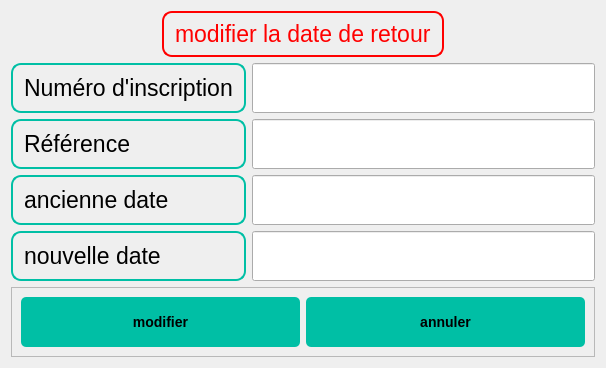
<?xml version="1.0" encoding="UTF-8"?>
<ui version="4.0">
 <class>Dialog</class>
 <widget class="QDialog" name="Dialog">
  <property name="geometry">
   <rect>
    <x>0</x>
    <y>0</y>
    <width>606</width>
    <height>368</height>
   </rect>
  </property>
  <property name="windowTitle">
   <string>Dialog</string>
  </property>
  <layout class="QGridLayout" name="gridLayout">
   <item row="1" column="0">
    <widget class="QLabel" name="label_2">
     <property name="font">
      <font>
       <family>Arial,sans-serif</family>
       <pointsize>17</pointsize>
      </font>
     </property>
     <property name="styleSheet">
      <string notr="true">QLabel {
  background-color: none;
  border: 2px solid #00BFA5;
  border-radius: 10px;
  padding: 5px;
  color: #000000;
  font-size: 17pt;
  font-family: Arial, sans-serif;
}
</string>
     </property>
     <property name="text">
      <string>Numéro d'inscription</string>
     </property>
    </widget>
   </item>
   <item row="4" column="0">
    <widget class="QLabel" name="label_5">
     <property name="font">
      <font>
       <family>Arial,sans-serif</family>
       <pointsize>17</pointsize>
      </font>
     </property>
     <property name="styleSheet">
      <string notr="true">QLabel {
  background-color: none;
  border: 2px solid #00BFA5;
  border-radius: 10px;
  padding: 5px;
  color: #000000;
  font-size: 17pt;
  font-family: Arial, sans-serif;
}
</string>
     </property>
     <property name="text">
      <string>ancienne date</string>
     </property>
    </widget>
   </item>
   <item row="1" column="1">
    <widget class="QLineEdit" name="lineEdit">
     <property name="minimumSize">
      <size>
       <width>0</width>
       <height>50</height>
      </size>
     </property>
    </widget>
   </item>
   <item row="0" column="0" colspan="2" alignment="Qt::AlignHCenter">
    <widget class="QLabel" name="label">
     <property name="font">
      <font>
       <family>Arial,sans-serif</family>
       <pointsize>17</pointsize>
      </font>
     </property>
     <property name="styleSheet">
      <string notr="true">
QLabel {
  background-color: none;
  border: 2px solid red;
  border-radius: 10px;
  padding: 5px;
  color: red;
  font-size: 17pt;
  font-family: Arial, sans-serif;
  

}
</string>
     </property>
     <property name="text">
      <string>modifier la date de retour</string>
     </property>
    </widget>
   </item>
   <item row="5" column="1">
    <widget class="QLineEdit" name="lineEdit_4">
     <property name="minimumSize">
      <size>
       <width>0</width>
       <height>50</height>
      </size>
     </property>
    </widget>
   </item>
   <item row="3" column="1">
    <widget class="QLineEdit" name="lineEdit_2">
     <property name="minimumSize">
      <size>
       <width>0</width>
       <height>50</height>
      </size>
     </property>
    </widget>
   </item>
   <item row="4" column="1">
    <widget class="QLineEdit" name="lineEdit_3">
     <property name="minimumSize">
      <size>
       <width>0</width>
       <height>50</height>
      </size>
     </property>
    </widget>
   </item>
   <item row="3" column="0">
    <widget class="QLabel" name="label_3">
     <property name="font">
      <font>
       <family>Arial,sans-serif</family>
       <pointsize>17</pointsize>
      </font>
     </property>
     <property name="styleSheet">
      <string notr="true">QLabel {
  background-color: none;
  border: 2px solid #00BFA5;
  border-radius: 10px;
  padding: 5px;
  color: #000000;
  font-size: 17pt;
  font-family: Arial, sans-serif;
}
</string>
     </property>
     <property name="text">
      <string>Référence</string>
     </property>
    </widget>
   </item>
   <item row="5" column="0">
    <widget class="QLabel" name="label_4">
     <property name="font">
      <font>
       <family>Arial,sans-serif</family>
       <pointsize>17</pointsize>
      </font>
     </property>
     <property name="styleSheet">
      <string notr="true">QLabel {
  background-color: none;
  border: 2px solid #00BFA5;
  border-radius: 10px;
  padding: 5px;
  color: #000000;
  font-size: 17pt;
  font-family: Arial, sans-serif;
}
</string>
     </property>
     <property name="text">
      <string>nouvelle date</string>
     </property>
    </widget>
   </item>
   <item row="6" column="0" colspan="2">
    <widget class="QFrame" name="frame">
     <property name="frameShape">
      <enum>QFrame::StyledPanel</enum>
     </property>
     <property name="frameShadow">
      <enum>QFrame::Raised</enum>
     </property>
     <layout class="QGridLayout" name="gridLayout_2">
      <item row="0" column="0">
       <widget class="QPushButton" name="pushButton">
        <property name="minimumSize">
         <size>
          <width>0</width>
          <height>50</height>
         </size>
        </property>
        <property name="styleSheet">
         <string notr="true">/* Buttons */
QPushButton {
    font-family: &quot;Arial&quot;, sans-serif;
    font-size: 14px;
    font-weight: bold;
    color: #000000; /* Black text color */
    background-color: #00BFA5; /* Teal button background color */
    border: none;
    border-radius: 5px;
    padding: 8px 16px;
    text-align: center; /* Center align button text */
    text-transform: uppercase; /* Uppercase button text */
}

QPushButton:hover {
    background-color: #009980; /* Darker teal button background color on hover */
}</string>
        </property>
        <property name="text">
         <string>modifier</string>
        </property>
       </widget>
      </item>
      <item row="0" column="1">
       <widget class="QPushButton" name="pushButton_2">
        <property name="minimumSize">
         <size>
          <width>0</width>
          <height>50</height>
         </size>
        </property>
        <property name="styleSheet">
         <string notr="true">/* Buttons */
QPushButton {
    font-family: &quot;Arial&quot;, sans-serif;
    font-size: 14px;
    font-weight: bold;
    color: #000000; /* Black text color */
    background-color: #00BFA5; /* Teal button background color */
    border: none;
    border-radius: 5px;
    padding: 8px 16px;
    text-align: center; /* Center align button text */
    text-transform: uppercase; /* Uppercase button text */
}

QPushButton:hover {
    background-color: #009980; /* Darker teal button background color on hover */
}</string>
        </property>
        <property name="text">
         <string>annuler</string>
        </property>
       </widget>
      </item>
     </layout>
    </widget>
   </item>
  </layout>
 </widget>
 <resources/>
 <connections/>
</ui>
